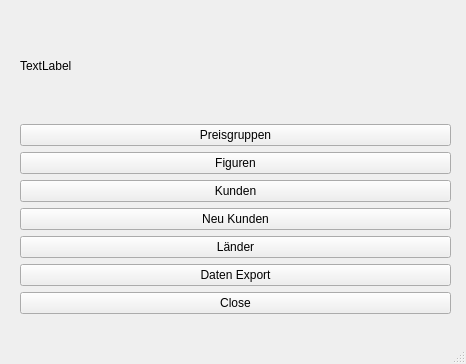
<?xml version="1.0" encoding="UTF-8"?>
<ui version="4.0">
 <class>Main</class>
 <widget class="QMainWindow" name="Main">
  <property name="geometry">
   <rect>
    <x>0</x>
    <y>0</y>
    <width>466</width>
    <height>364</height>
   </rect>
  </property>
  <property name="windowTitle">
   <string/>
  </property>
  <widget class="QWidget" name="centralwidget">
   <widget class="QWidget" name="verticalLayoutWidget">
    <property name="geometry">
     <rect>
      <x>20</x>
      <y>13</y>
      <width>431</width>
      <height>301</height>
     </rect>
    </property>
    <layout class="QVBoxLayout" name="verticalLayout">
     <item>
      <widget class="QLabel" name="logo">
       <property name="text">
        <string>TextLabel</string>
       </property>
      </widget>
     </item>
     <item>
      <widget class="QPushButton" name="b_pg">
       <property name="text">
        <string>Preisgruppen</string>
       </property>
      </widget>
     </item>
     <item>
      <widget class="QPushButton" name="b_fig">
       <property name="text">
        <string>Figuren</string>
       </property>
      </widget>
     </item>
     <item>
      <widget class="QPushButton" name="b_kunden">
       <property name="text">
        <string>Kunden</string>
       </property>
      </widget>
     </item>
     <item>
      <widget class="QPushButton" name="b_pg_2">
       <property name="text">
        <string>Neu Kunden</string>
       </property>
      </widget>
     </item>
     <item>
      <widget class="QPushButton" name="b_Lander">
       <property name="text">
        <string>Länder</string>
       </property>
      </widget>
     </item>
     <item>
      <widget class="QPushButton" name="b_export">
       <property name="text">
        <string>Daten Export</string>
       </property>
      </widget>
     </item>
     <item>
      <widget class="QPushButton" name="b_close">
       <property name="text">
        <string>Close</string>
       </property>
      </widget>
     </item>
    </layout>
   </widget>
  </widget>
  <widget class="QMenuBar" name="menubar">
   <property name="geometry">
    <rect>
     <x>0</x>
     <y>0</y>
     <width>466</width>
     <height>22</height>
    </rect>
   </property>
  </widget>
  <widget class="QStatusBar" name="statusbar"/>
 </widget>
 <resources/>
 <connections/>
</ui>
